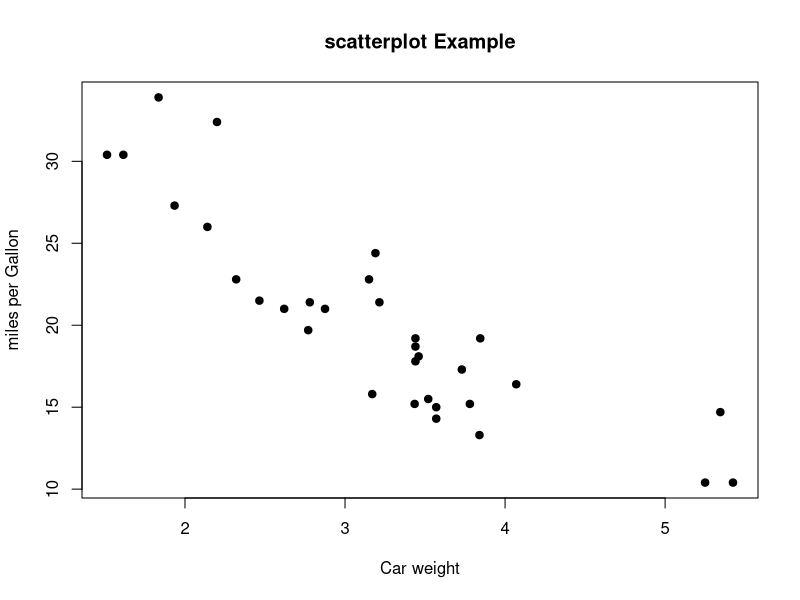
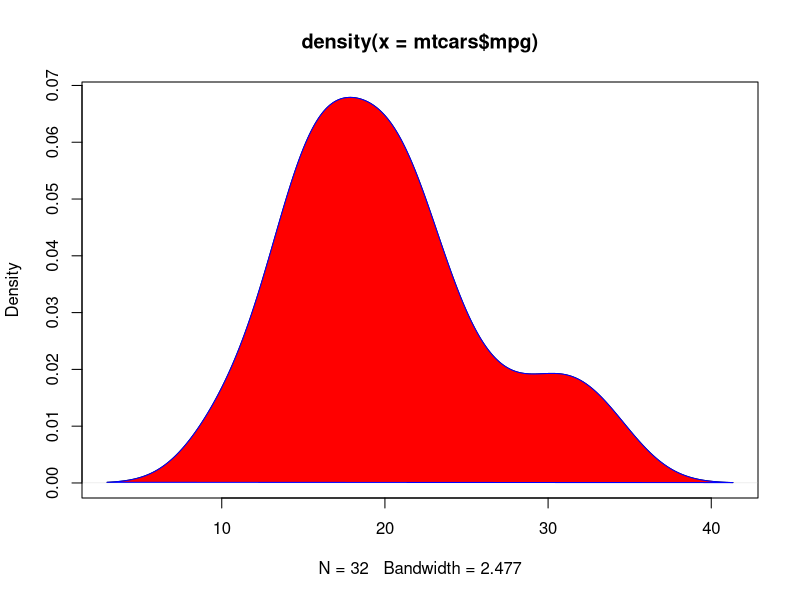
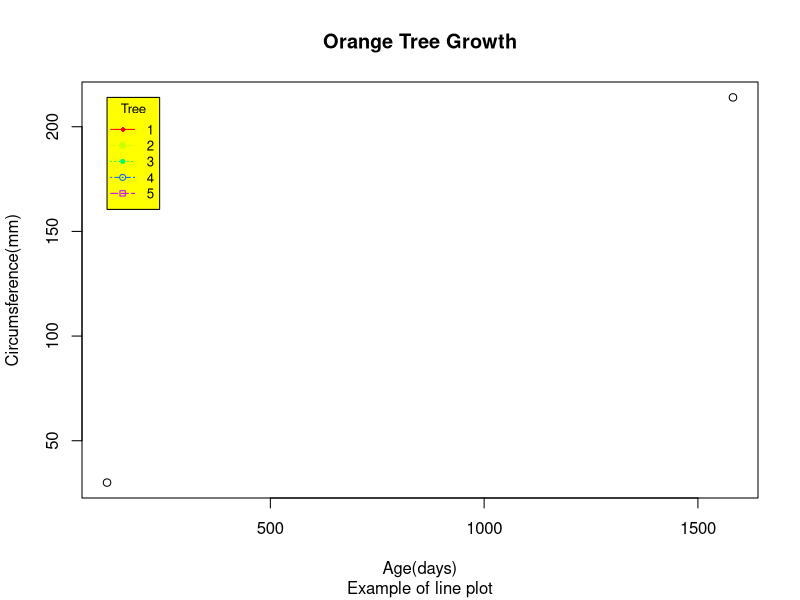

Recreate these plots in R, in order.
# scatterplot

# A chart showing the relationship between variables
# by plotting the values of two variables on a coordinate plane.

# plot(x, y)

attach(mtcars)
plot(wt, mpg, main = 'scatterplot Example',
      xlab = 'Car weight', ylab = 'miles per Gallon', pch = 19)

# kernel Density plot
# plot(density(x)), x = vector

d<-density(mtcars$mpg)
plot(d)

polygon(d, col = 'red', border = 'blue')

Orange$Tree<-as.numeric(Orange$Tree) # factor -> numeric
max(Orange$Tree)

ntrees<-max(Orange$Tree)
xrange<-range(Orange$age)
yrange<-range(Orange$circumference)

plot(xrange, yrange, xlab = 'Age(days)',
     ylab='Circumsference(mm)')

colors<-rainbow(ntrees)
linetype<-c(1:ntrees)

plotchar<-seq(18, 18+ntrees, 1)

# subset

subset(Orange, Tree==2)

for(i in 1:ntrees){
  tree<-subset(Orange, Tree==i)
  lines(tree$age, tree$circumferencee, type='b', lwd=1.5,
        lty=linetype[i], col=colors[i], pch=plotchar[i])
}

title('Orange Tree Growth', 'Example of line plot')

legend(xrange[1], yrange[2], 1:ntrees, cex=0.8, col = colors,
       pch=plotchar, lty = linetype, title = "Tree", bg='yellow')

# legend(x,y,legend,cex,col,bg,pch,lty)
